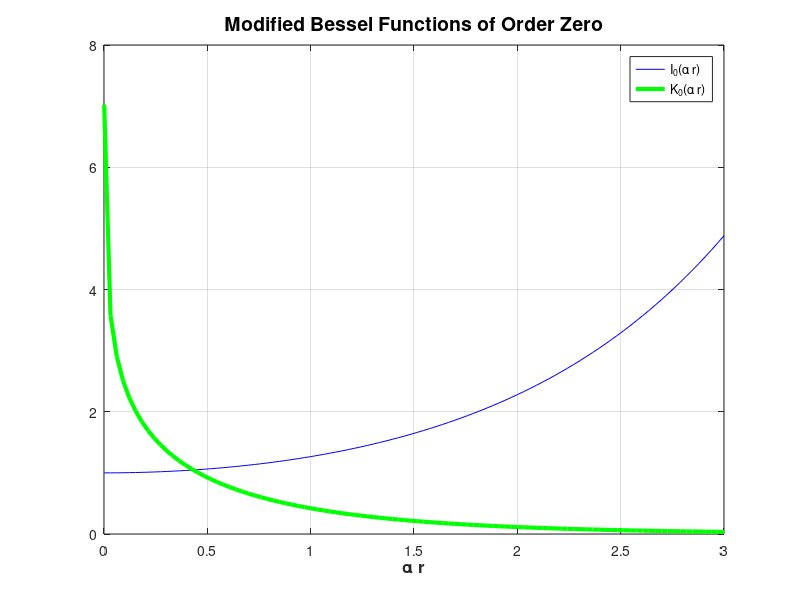

Source code (MATLAB):
clear
clc
close 'all'

xMin = 1e-3;
xMax = 3;
Nx = 100;

X = linspace(xMin,xMax,Nx);

nu = 0;

figure(1)
plot(X,besseli(nu,X),'-b',...
    X,besselk(nu,X),'-g',...
    'LineWidth',3);
grid on
title('Modified Bessel Functions of Order Zero',...
    'FontSize',14,'FontWeight','bold');
xlabel('\alpha r','FontSize',12,'FontWeight','bold');
legend('I_0(\alpha r)','K_0(\alpha r)');
